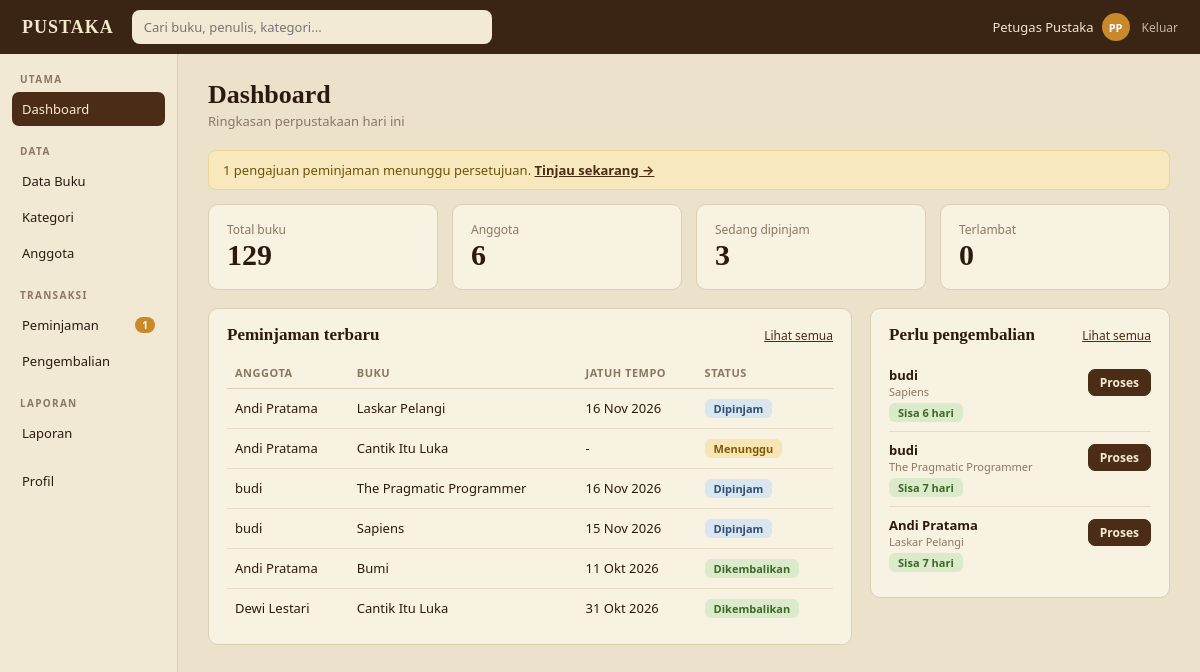
/dashboard (signed in), run on the app's committed database.
### tables this page shows
CREATE TABLE users (
    id            INTEGER PRIMARY KEY AUTOINCREMENT,
    name          TEXT NOT NULL,
    email         TEXT NOT NULL UNIQUE,
    password_hash TEXT NOT NULL,
    role          TEXT NOT NULL DEFAULT 'anggota'
                  CHECK (role IN ('admin', 'petugas', 'anggota')),
    member_code   TEXT UNIQUE,              -- hanya untuk anggota, contoh AG0004
    phone         TEXT,
    address       TEXT,
    status        TEXT NOT NULL DEFAULT 'aktif'
                  CHECK (status IN ('aktif', 'nonaktif')),
    created_at    TEXT NOT NULL DEFAULT (datetime('now', 'localtime'))
);

CREATE TABLE loans (
    id           INTEGER PRIMARY KEY AUTOINCREMENT,
    book_id      INTEGER NOT NULL REFERENCES books(id),
    member_id    INTEGER NOT NULL REFERENCES users(id),
    status       TEXT NOT NULL DEFAULT 'menunggu'
                 CHECK (status IN ('menunggu', 'dipinjam', 'dikembalikan', 'ditolak', 'dibatalkan')),
    requested_at TEXT NOT NULL DEFAULT (date('now', 'localtime')),
    loan_date    TEXT,
    due_date     TEXT,
    return_date  TEXT,
    fine         INTEGER NOT NULL DEFAULT 0,
    processed_by INTEGER REFERENCES users(id),   -- petugas yang menyetujui / menolak
    returned_by  INTEGER REFERENCES users(id)    -- petugas yang memproses pengembalian
);

CREATE TABLE books (
    id              INTEGER PRIMARY KEY AUTOINCREMENT,
    isbn            TEXT UNIQUE,
    title           TEXT NOT NULL,
    author          TEXT NOT NULL,
    publisher       TEXT,
    year            INTEGER,
    category_id     INTEGER REFERENCES categories(id) ON DELETE SET NULL,
    shelf           TEXT,                   -- lokasi rak
    description     TEXT,
    stock_total     INTEGER NOT NULL DEFAULT 1 CHECK (stock_total >= 0),
    stock_available INTEGER NOT NULL DEFAULT 1 CHECK (stock_available >= 0),
    created_at      TEXT NOT NULL DEFAULT (datetime('now', 'localtime'))
);

### app.py (the view)
@app.route("/dashboard")
@staff_required
def dashboard():
    t = today_str()
    stats = {
        "books": q_val("SELECT COALESCE(SUM(stock_total),0) FROM books"),
        "members": q_val("SELECT COUNT(*) FROM users WHERE role='anggota' AND status='aktif'"),
        "borrowed": q_val("SELECT COUNT(*) FROM loans WHERE status='dipinjam'"),
        "late": q_val("SELECT COUNT(*) FROM loans WHERE status='dipinjam' AND due_date < ?", t),
        "pending": q_val("SELECT COUNT(*) FROM loans WHERE status='menunggu'"),
    }
    recent = decorate(q_all(LOAN_SELECT + " ORDER BY l.id DESC LIMIT 6"))
    need_return = decorate(q_all(LOAN_SELECT + " WHERE l.status='dipinjam' "
                                 "ORDER BY l.due_date ASC LIMIT 5"))
    return render_template("dashboard.html", stats=stats, recent=recent,
                           need_return=need_return, active="dashboard")

### app.py (called while the page is built)
def db():
    if "db" not in g:
        g.db = sqlite3.connect(DB_PATH)
        g.db.row_factory = sqlite3.Row
        g.db.execute("PRAGMA foreign_keys = ON")
    return g.db

def q_all(sql, *args):
    return db().execute(sql, args).fetchall()

def q_one(sql, *args):
    return db().execute(sql, args).fetchone()

def q_val(sql, *args):
    return db().execute(sql, args).fetchone()[0]

def cfg(key):
    row = q_one("SELECT value FROM settings WHERE key = ?", key)
    return int(row["value"]) if row else DEFAULTS[key]

def today_str():
    return date.today().isoformat()

def parse_date(s, fallback=None):
    try:
        return date.fromisoformat(str(s)[:10])
    except (TypeError, ValueError):
        return fallback

@app.template_filter("num")
def f_num(v):
    return f"{int(v or 0):,}".replace(",", ".")

@app.template_filter("tgl")
def f_tgl(v):
    d = parse_date(v) if v else None
    return f"{d.day} {MONTHS[d.month - 1]} {d.year}" if d else "-"

@app.template_filter("initials")
def f_initials(name):
    parts = [p for p in (name or "").split() if p]
    return "".join(p[0] for p in parts[:2]).upper() or "?"

@app.before_request
def load_user():
    g.user = None
    if request.endpoint == "static":
        return
    uid = session.get("uid")
    if uid:
        u = q_one("SELECT * FROM users WHERE id=?", uid)
        if u and u["status"] == "aktif":
            g.user = u
        else:
            session.clear()
            if u:
                flash("Akunmu dinonaktifkan. Hubungi petugas perpustakaan.", "error")

@app.context_processor
def inject_globals():
    ctx = {"me": g.get("user"), "max_loans": cfg("max_loans"),
           "fine_per_day": cfg("fine_per_day"), "loan_days": cfg("loan_days")}
    if g.get("user") and g.user["role"] in STAFF_ROLES:
        ctx["pending_count"] = q_val("SELECT COUNT(*) FROM loans WHERE status='menunggu'")
    return ctx

def roles_required(*roles):
    def deco(view):
        @wraps(view)
        def wrapped(*a, **kw):
            if not g.user:
                return redirect(url_for("login"))
            if g.user["role"] not in roles:
                flash("Halaman itu tidak tersedia untuk akunmu.", "error")
                return redirect(url_for("index"))
            return view(*a, **kw)
        return wrapped
    return deco

### templates/dashboard.html (shortened to what this page needs)
{% extends "layout.html" %}
{% from "macros.html" import chip %}
{% block content %}
<h1>Dashboard</h1>
<p class="sub">Ringkasan perpustakaan hari ini</p>
{% if stats.pending %}
<div class="alert yellow">{{ stats.pending }} pengajuan peminjaman menunggu persetujuan.
  <a href="{{ url_for('loans', status='menunggu') }}"><strong>Tinjau sekarang →</strong></a></div>
{% endif %}
<div class="stats">
  <div class="card stat"><div class="l">Total buku</div><div class="n">{{ stats.books|num }}</div></div>
  <div class="card stat"><div class="l">Anggota</div><div class="n">{{ stats.members|num }}</div></div>
  <div class="card stat"><div class="l">Sedang dipinjam</div><div class="n">{{ stats.borrowed|num }}</div></div>
  <div class="card stat"><div class="l">Terlambat</div><div class="n">{{ stats.late|num }}</div></div>
</div>
<div class="two-col mt">
  <section class="card">
    <div class="card-head"><h2>Peminjaman terbaru</h2><a href="{{ url_for('loans') }}">Lihat semua</a></div>
    <div class="table-wrap">
    <table>
      <tr><th>Anggota</th><th>Buku</th><th>Jatuh tempo</th><th>Status</th></tr>
      {% for l in recent %}
      <tr>
        <td>{{ l.member_name }}</td>
        <td>{{ l.title }}</td>
        <td class="nowrap">{{ l.due_date|tgl }}</td>
        <td>{{ chip(l.state, l.state_tone) }}</td>
      </tr>
      {% else %}<tr><td colspan="4" class="muted">Belum ada transaksi.</td></tr>{% endfor %}
    </table>
    </div>
  </section>
  <section class="card">
    <div class="card-head"><h2>Perlu pengembalian</h2><a href="{{ url_for('returns') }}">Lihat semua</a></div>
    {% for l in need_return %}
    <div class="side-loan">
      <div class="pick-row">
        <div>
          <strong>{{ l.member_name }}</strong>
          <div class="meta">{{ l.title }}</div>
        </div>
        <a class="btn sm" href="{{ url_for('returns', id=l.id) }}">Proses</a>
      </div>
      <div style="margin-top:4px">{{ chip(l.label, l.tone) }}</div>
    </div>
    {% else %}<p class="muted">Tidak ada buku yang sedang dipinjam.</p>{% endfor %}
  </section>
</div>
{% endblock %}

### templates/layout.html (shortened to what this page needs)
{% extends "base.html" %}
{% from "macros.html" import flashes %}
{% block body %}
{% set a = active|default('') %}
<header class="topbar">
  <a class="brand" href="{{ url_for('index') }}">PUSTAKA</a>
  <form class="search" action="{{ url_for('catalog') if me.role == 'anggota' else url_for('books') }}" method="get">
    <input name="q" value="{{ request.args.get('q', '') }}" placeholder="Cari buku, penulis, kategori...">
  </form>
  <div class="userchip">
    <a class="who" href="{{ url_for('profile') }}" title="Profil dan ganti kata sandi">
      <span>{{ me.name }}</span><span class="avatar">{{ me.name|initials }}</span></a>
    <a class="logout" href="{{ url_for('logout') }}">Keluar</a>
  </div>
</header>
<div class="shell">
  <aside class="sidebar">
    {% if me.role == 'anggota' %}
      <div class="nav-title">Jelajah</div>
      <a href="{{ url_for('catalog') }}" class="{{ 'active' if a == 'catalog' }}">Katalog Buku</a>
      <a href="{{ url_for('catalog_categories') }}" class="{{ 'active' if a == 'cats' }}">Kategori</a>
      <a href="{{ url_for('catalog', urut='terbaru') }}" class="{{ 'active' if a == 'latest' }}">Terkini</a>
      <div class="nav-title">Akun Saya</div>
      <a href="{{ url_for('my_loans') }}" class="{{ 'active' if a == 'mine' }}">Pinjaman Saya</a>
      <a href="{{ url_for('favorites') }}" class="{{ 'active' if a == 'favs' }}">Favorit</a>
      <a href="{{ url_for('my_loans', tab='riwayat') }}" class="{{ 'active' if a == 'history' }}">Riwayat</a>
      <a href="{{ url_for('profile') }}" class="{{ 'active' if a == 'profile' }}">Profil</a>
    {% else %}
      <div class="nav-title">Utama</div>
      <a href="{{ url_for('dashboard') }}" class="{{ 'active' if a == 'dashboard' }}">Dashboard</a>
      <div class="nav-title">Data</div>
      <a href="{{ url_for('books') }}" class="{{ 'active' if a == 'books' }}">Data Buku</a>
      <a href="{{ url_for('category_list') }}" class="{{ 'active' if a == 'categories' }}">Kategori</a>
      <a href="{{ url_for('members') }}" class="{{ 'active' if a == 'members' }}">Anggota</a>
      <div class="nav-title">Transaksi</div>
      <a href="{{ url_for('loans') }}" class="{{ 'active' if a == 'loans' }}">Peminjaman
        {% if pending_count %}<span class="badge">{{ pending_count }}</span>{% endif %}</a>
      <a href="{{ url_for('returns') }}" class="{{ 'active' if a == 'returns' }}">Pengembalian</a>
      <div class="nav-title">Laporan</div>
      <a href="{{ url_for('report') }}" class="{{ 'active' if a == 'report' }}">Laporan</a>
      <a href="{{ url_for('profile') }}" class="{{ 'active' if a == 'profile' }}" style="margin-top:14px">Profil</a>
    {% endif %}
  </aside>
  <main class="main">
    {% block content %}{% endblock %}
  </main>
</div>
{% endblock %}

### templates/macros.html (shortened to what this page needs)
{% macro chip(text, tone) %}<span class="chip {{ tone }}">{{ text }}</span>{% endmacro %}

### templates/base.html (shortened to what this page needs)
<!doctype html>
<html lang="id">
<head>
  <link rel="stylesheet" href="{{ url_for('static', filename='style.css') }}">
</head>
<body>
{% block body %}{% endblock %}
</body>
</html>

### data on the page
users: name "Petugas Pustaka", name|initials "PP"
loans: member_name "Andi Pratama", title "Laskar Pelangi", due_date|tgl "16 Nov 2026", status "Dipinjam", text "Sisa 7 hari"
loans: member_name "Andi Pratama", title "Cantik Itu Luka", due_date|tgl "-", status "Menunggu"
loans: member_name "budi", title "The Pragmatic Programmer", due_date|tgl "16 Nov 2026", status "Dipinjam", text "Sisa 7 hari"
loans: member_name "budi", title "Sapiens", due_date|tgl "15 Nov 2026", status "Dipinjam", text "Sisa 6 hari"
loans: member_name "Andi Pratama", title "Bumi", due_date|tgl "11 Okt 2026", status "Dikembalikan"
loans: member_name "Dewi Lestari", title "Cantik Itu Luka", due_date|tgl "31 Okt 2026", status "Dikembalikan"

### other printed values
{{ pending_count }} "1"
{{ stats.pending }} "1"
{{ stats.books|num }} "129"
{{ stats.members|num }} "6"
{{ stats.borrowed|num }} "3"
{{ stats.late|num }} "0"
